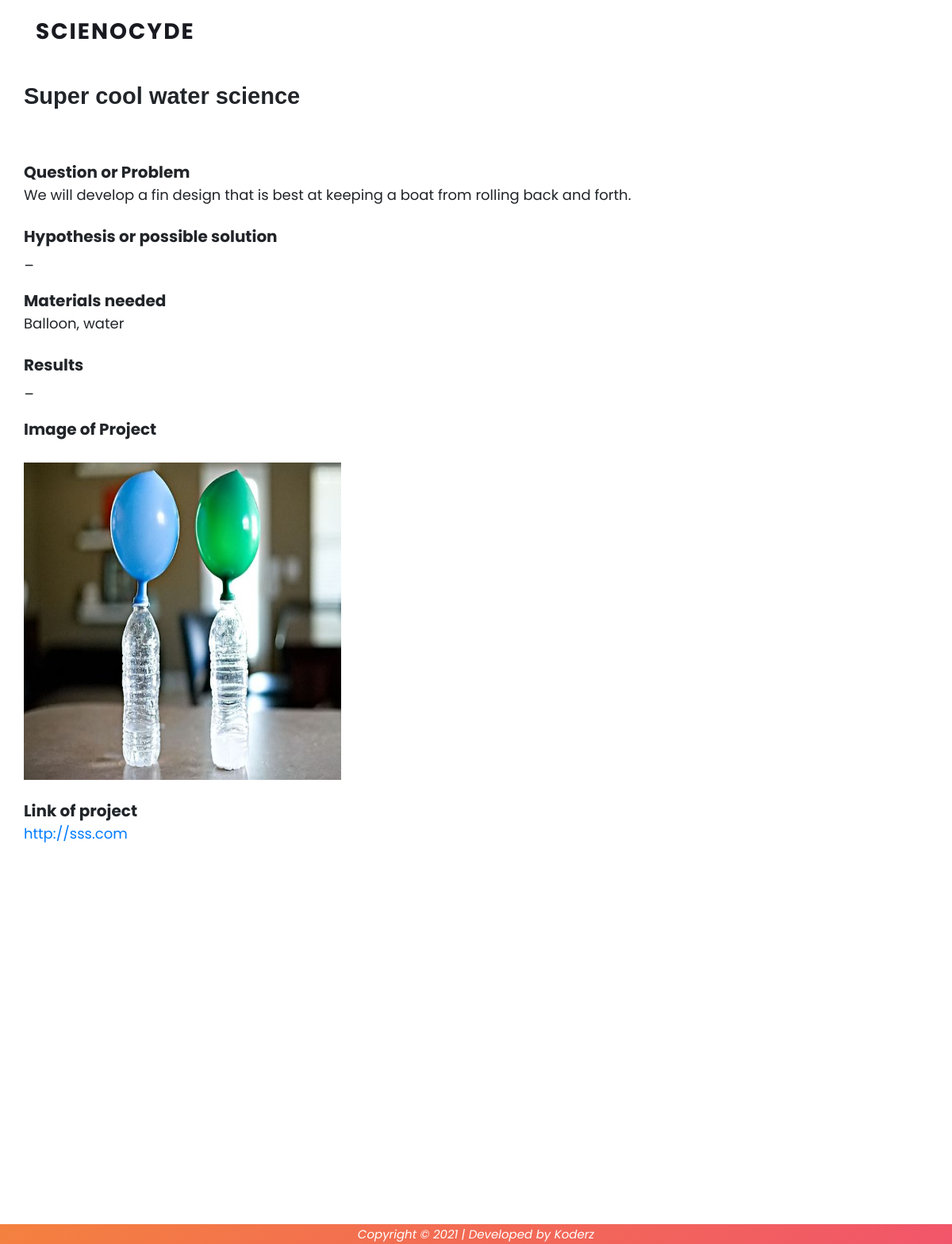
The app's page /core/project_view/2 with its own data.
### core/models.py (models this page shows, shortened)
class Participant(models.Model):
    username = models.CharField(max_length=50, default="null", blank=True)
    School_Name = models.CharField(max_length=50)
    School_Phone_no = models.CharField(max_length=150)
    School_Email_address = models.EmailField(max_length=100)
    School_Address = models.CharField(max_length=200)
    State = models.CharField(max_length=100)
    Student_Name = models.CharField(max_length=50)
    Contact_no = models.CharField(max_length=150)
    Email_address = models.EmailField(max_length=100)
    House_Address = models.CharField(max_length=200)
    Gender = models.CharField(max_length=100)
    Title_of_your_project = models.CharField(max_length=200)
    Question_or_Problem = models.CharField(max_length=100)
    Hypothesis_or_possible_solution = models.CharField(max_length=50)
    Materials_needed = models.CharField(max_length=150)
    Results = models.CharField(max_length=100)
    Image_of_Project = models.ImageField(upload_to="core/images", default="")
    Link_of_your_project = models.URLField(max_length=200)
    host_id = models.CharField(max_length=10)
    date = models.DateTimeField(auto_now_add=True)
    class Meta:
        ordering = ["-date"]

### core/views.py (the view)
def project_view(request, project_id):
    template_name = "core/project_view.html"
    project_obj = Participant.objects.get(pk=project_id)
    context = {"project_obj": project_obj}
    return render(request, template_name, context)

### templates/core/project_view.html (shortened to what this page needs)
{% extends 'base.html' %} {% load static %} {% block extra_css %} {% endblock %}
{% block body %}
<section class="section" id="about">
  <div class="container">
    <div class="row">
         <dl class="dl-horizontal">
         <dt style="font-size: 29px; padding-bottom: 2em; font-family: sans-serif;">
         {{ project_obj.Title_of_your_project }}</dt>
         <dt>Question or Problem </dt>
         <dd>{{ project_obj.Question_or_Problem }}</dd><br>
         <dt>Hypothesis or possible solution </dt>
         <dd>{{ project_obj.Hypothesis_or_possible_solution}}</dd><br>
         <dt>Materials needed</dt>
         <dd>{{ project_obj.Materials_needed }}</dd><br>
         <dt>Results</dt>
         <dd>{{ project_obj.Results }}</dd><br>
         <dt>Image of Project</dt>
         <dd><br>
          <img
              src="/media/{{ project_obj.Image_of_Project }}"
              width="400px"
              height="400px"
              alt="project_image"
            /></dd><br>
         <dt>Link of project</dt>
         <dd><a href="{{ project_obj.Link_of_your_project }}"
          >{{ project_obj.Link_of_your_project }}</a
        ></dd><br>
      </dl>
    </div>
    </div>
</section>
{% endblock %} {% block extra_js %} {% endblock %}

### static_files/css/templatemo-lava.css (style rules this page uses)
html, body, div, span, applet, object, iframe, h1, h2, h3, h4, h5, h6, p, blockquote, div pre, a, abbr, acronym, address, big, cite, code, del, dfn, em, font, img, ins, kbd, q, s, samp, small, strike, strong, sub, sup, tt, var, b, u, i, center, dl, dt, dd, ol, ul, li, figure, header, nav, section, article, aside, footer, figcaption { margin: 0; padding: 0; border: 0; outline: 0; }
header, nav, section, article, aside, footer, hgroup { display: block; }
* { box-sizing: border-box; }
html, body { font-family: 'Poppins', sans-serif; font-weight: 400; background-color: #fff; font-size: 16px; -ms-text-size-adjust: 100%; -webkit-font-smoothing: antialiased; -moz-osx-font-smoothing: grayscale; }
a { text-decoration: none !important; }
html, body { background: #fff; font-family: 'Poppins', sans-serif; }
#about { padding: 100px 0px; position: relative; z-index: 9; }

### templates/core/project_view.html (style rules this page uses)
dt { font-size: 20px; }
dd { font-size: 18px; }

### records on screen
Participant: Title_of_your_project "Super cool water science", Question_or_Problem "We will develop a fin design that is best at keeping a boat from rolling back and forth.", Hypothesis_or_possible_solution "_", Materials_needed "Balloon, water", Results "_", Image_of_Project (picture), Link_of_your_project "http://sss.com"
